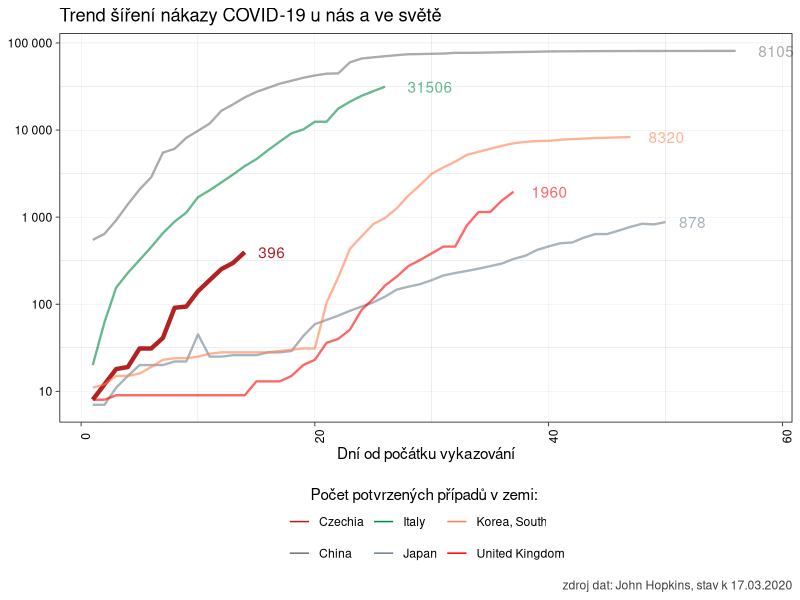
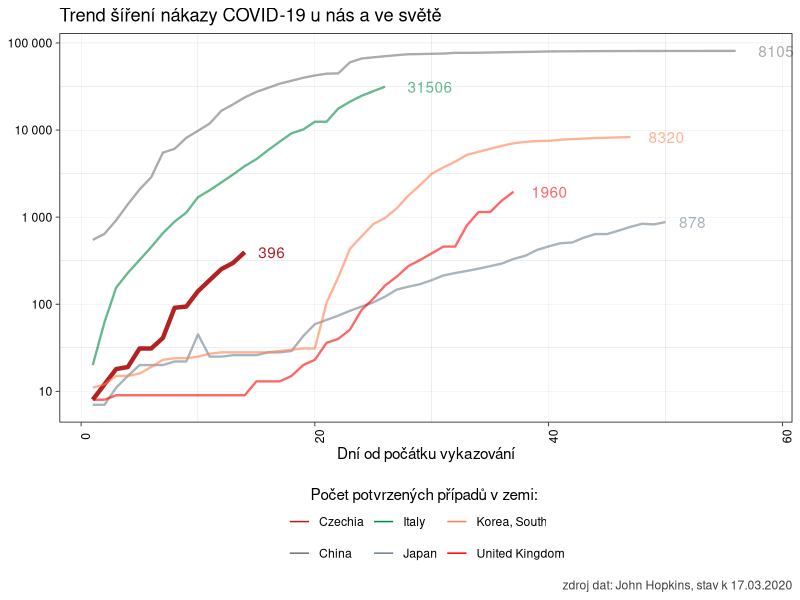

The R script that drew these images, in order:
# pro srovnání...

library(tidyverse)

clean_data <- read_csv2("./data/raw_data.csv") %>% 
  filter(zeme %in% c("China", "Italy", "Japan", "Korea, South", "Czechia", "United Kingdom") & pocet > 0) %>% 
  mutate(zeme = fct_relevel(as.factor(zeme), "Czechia")) %>% 
  group_by(zeme, datum) %>% 
  summarise(pocet = sum(pocet)) %>% 
  filter(pocet > 5) %>%  # před pěti nemocnými je to hodně volatilní...
  group_by(zeme) %>% 
  arrange(datum) %>% 
  mutate(den = row_number())
  

ggplot(data = clean_data, aes(x = den, y = pocet, color = zeme, alpha = zeme)) +
  geom_line(aes(size = zeme)) +
  geom_text(data = slice(clean_data, which.max(den)), 
            aes(x = den, y = pocet, label = pocet),
            hjust = -.5, show.legend = F) +
  labs(title = "Trend šíření nákazy COVID-19 u nás a ve světě",
       color = "Počet potvrzených případů v zemi: ",
       x = "Dní od počátku vykazování",
       y = "Počet nakažených (log scale)",
       caption = paste("zdroj dat: John Hopkins, stav k", max(clean_data$datum) %>% 
                         format(format = "%d.%m.%Y"))) +
  scale_x_continuous(limits = c(1, max(clean_data$den)+2)) +
  scale_y_log10(labels = scales::number_format()) +
  scale_color_manual(values = c("Czechia" = "firebrick",
                                "China" = "gray45",
                                "Italy" = "springgreen4",
                                "Japan" = "slategray",
                                "Korea, South" = "coral",
                                "United Kingdom" = "red"),
                     guide = guide_legend(title.position = "top",
                                          title.hjust = 0.5,
                                          override.aes = list(size = 2))) +
  scale_alpha_manual(values = c("Czechia" = 1,
                                "China" = .6,
                                "Italy" = .6,
                                "Japan" = .6,
                                "Korea, South" = .6,
                                "United Kingdom" = .6),
                     guide = guide_none()) + 
  scale_size_manual(values = c("Czechia" = 1.5,
                               "China" = .8,
                               "Italy" = .8,
                               "Japan" = .8,
                               "Korea, South" = .8,
                               "United Kingdom" = .8),
                     guide = guide_none()) + 
  theme_linedraw() +
  theme(axis.text.x = element_text(angle = 90),
        axis.title.y =element_blank(),
        panel.grid.major = element_line(color = "gray75"),
        plot.caption = element_text(color = "gray25"),
        legend.position="bottom")

ggsave("cizina.png", dpi = 300, units = "cm", width = 25, height = 16)
